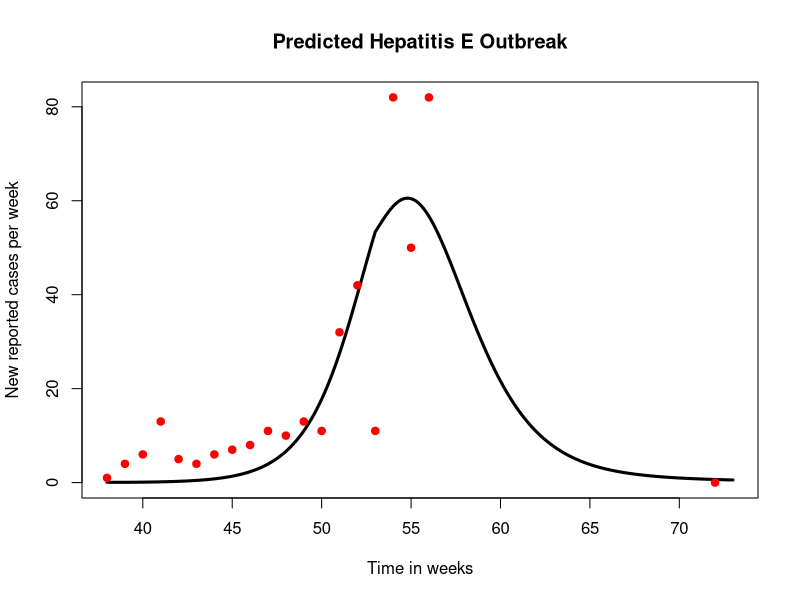

The R source for this figure:

###################################################
## MODELLING INTERVENTIONS IN R PRACTICAL SESSION## 
###################################################

setwd("C:/mgh - mmid")

library(deSolve)
data <- read.csv('IHTM_hepEdata.csv')

# Set the start and end time for the model simulation
week_start <- 38
week_stop <- 73
times <- seq(week_start, week_stop, by = (1/7))

#MODEL PARAMETERS
parameters <- c(mui=(1/(50*52)),    # birth
                muo=(1/(50*52)),    # death
                R0=6.6,               # basic reproduction number
                omega=(1/(10*52)),  # rate of loss of immunity = 1/(average duration of immunity)
                gamma=1/2,          # rate of movement from latent to infectious stage = 1/(average latent period)
                nui=1/4,            # rate of recovery = 1/(average duration of infection)
                report=1/7,         # proportion of all infections that are reported
                amp=0,              # relative amplitude of seasonal forcing
                phi=0,              # week of peak in seasonal forcing
                
                week_interv = 15,   # weeks after first case when the intervention starts
                lat_cov_i = 0.24,   # intervention coverage of latrines
                lat_eff = 0.7       # efficacy of latrines in reducing transmission
)

# MODEL INITIAL CONDITIONS
initP<-3700 # population size

initE<-1 # Exposed
initI<-0 # Infectious
initR<-0 # Immune
initS<-initP-initE-initI-initR # Susceptible (non-immune)

state <- c(S = initS, E=initE, I = initI,R = initR)

# set up a function to solve the equations
HepE<-function(t, state, parameters) 
{
  with(as.list(c(state, parameters)),
       {
         
         # define variables
         P <- (S+E+I+R)
         seas<-1+amp*cos(2*pi*(t-phi)/52)
         beta<-R0*(muo+nui)*(gamma+muo)/gamma
         
         lat_cov <- (t>=(week_start+week_interv))*lat_cov_i
         latrine <- (1-lat_eff*lat_cov)
        
         lam <- latrine*beta*seas*I/P
         
         # rate of change
         dS <-  mui*P-muo*S-lam*S+omega*R
         dE <- -muo*E+lam*S-gamma*E
         dI <- -muo*I+gamma*E-nui*I
         dR <- -muo*R+nui*I-omega*R
         
         # return the rate of change
         list(c(dS, dE, dI, dR))
       }
  ) 
  
}


# run the model
out <- ode(y = state, times = times, func = HepE, parms = parameters)

# some more model outputs
# total population
pop<-out[,"S"]+out[,"E"]+out[,"I"]+out[,"R"]
# weekly incidence
inc <- parameters["report"]*parameters["gamma"]*out[,"E"]

time<-out[,"time"]

# COMPARING THE MODEL OUTPUT WITH DATA
# label axes 
plot(time,inc,type='l',lwd=3,main = "Predicted Hepatitis E Outbreak",xlab = "Time in weeks",ylab="New reported cases per week",ylim=c(0,max(data[,"Cases"],inc)))
# plot the data with the model output
points(data[,"week"],data[,"Cases"],pch=19,col='red')
